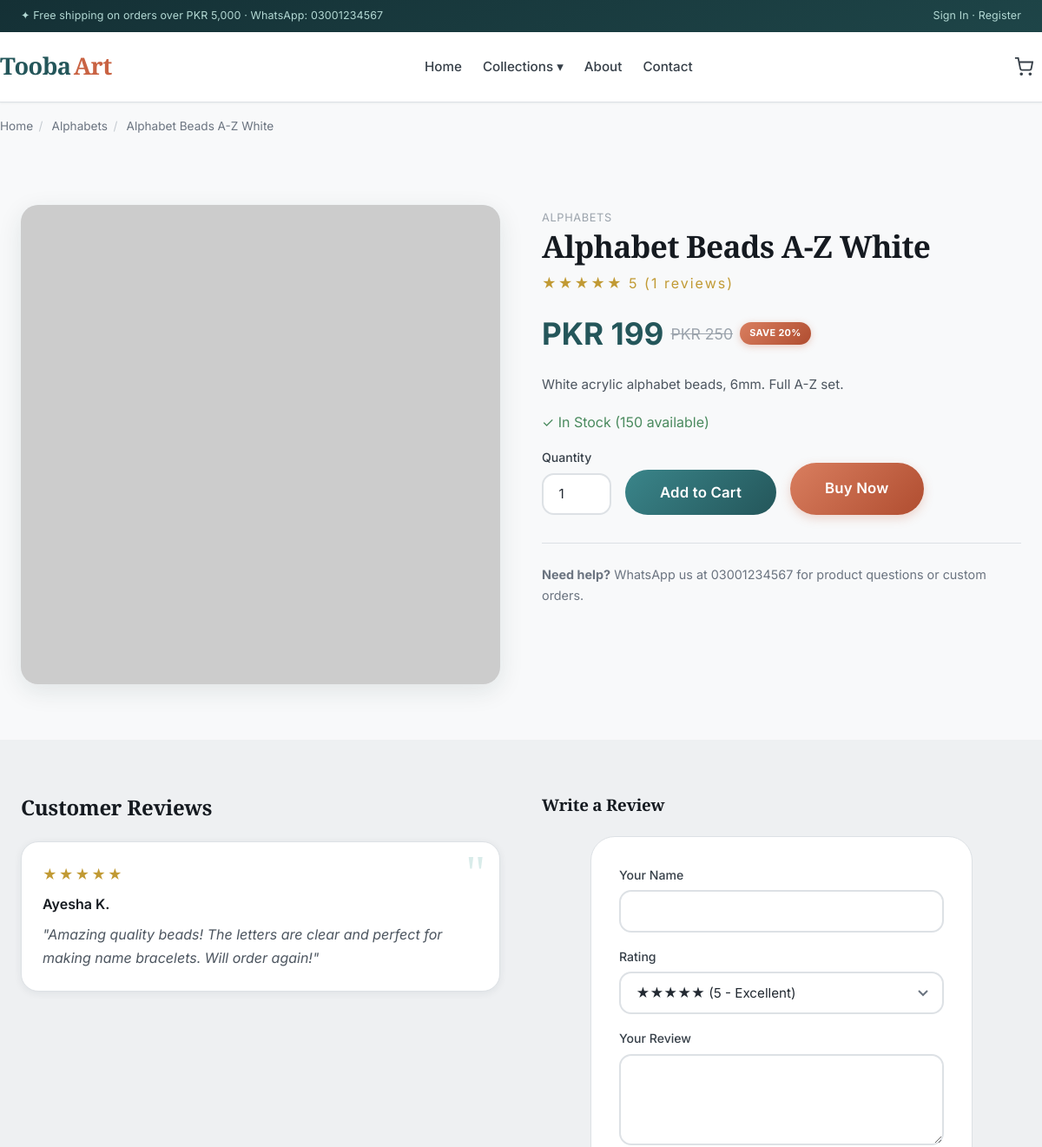
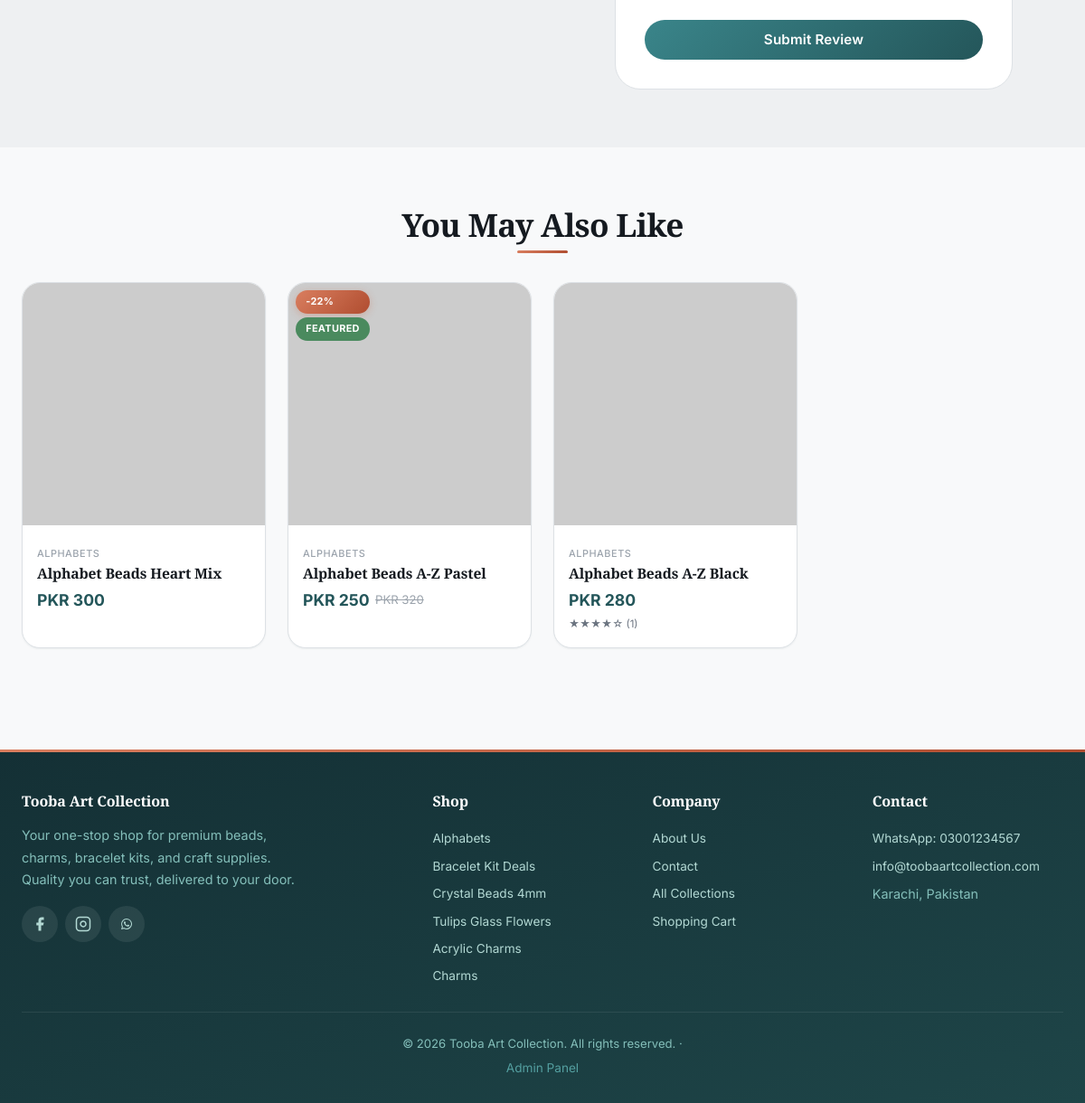
Screenshot of /product.php?slug=alphabet-beads-white with the database file from the repository (2 pictures, top to bottom).
### tables this page shows
CREATE TABLE IF NOT EXISTS categories (
  id          INT AUTO_INCREMENT PRIMARY KEY,
  parent_id   INT NULL,
  name        VARCHAR(150) NOT NULL,
  slug        VARCHAR(150) NOT NULL UNIQUE,
  description TEXT,
  image       VARCHAR(255),
  sort_order  INT DEFAULT 0,
  is_featured TINYINT(1) DEFAULT 0,
  created_at  TIMESTAMP DEFAULT CURRENT_TIMESTAMP,
  FOREIGN KEY (parent_id) REFERENCES categories(id) ON DELETE SET NULL
);

CREATE TABLE IF NOT EXISTS products (
  id          INT AUTO_INCREMENT PRIMARY KEY,
  category_id INT NOT NULL,
  name        VARCHAR(200) NOT NULL,
  slug        VARCHAR(200) NOT NULL UNIQUE,
  description TEXT,
  price       DECIMAL(10,2) NOT NULL,
  sale_price  DECIMAL(10,2) NULL,
  stock       INT DEFAULT 0,
  image       VARCHAR(255),
  gallery     TEXT,             
  is_featured TINYINT(1) DEFAULT 0,
  is_active   TINYINT(1) DEFAULT 1,
  created_at  TIMESTAMP DEFAULT CURRENT_TIMESTAMP,
  FOREIGN KEY (category_id) REFERENCES categories(id) ON DELETE RESTRICT
);

CREATE TABLE IF NOT EXISTS reviews (
  id          INT AUTO_INCREMENT PRIMARY KEY,
  product_id  INT NOT NULL,
  name        VARCHAR(100) NOT NULL,
  rating      TINYINT NOT NULL CHECK (rating BETWEEN 1 AND 5),
  comment     TEXT,
  is_approved TINYINT(1) DEFAULT 0,
  created_at  TIMESTAMP DEFAULT CURRENT_TIMESTAMP,
  FOREIGN KEY (product_id) REFERENCES products(id) ON DELETE CASCADE
);

### config/database.php (called while the page is built, shortened)
<?php
function db() {
    static $pdo = null;
    if ($pdo === null) {
        $dsn = 'mysql:host=' . DB_HOST . ';dbname=' . DB_NAME . ';charset=' . DB_CHARSET;
        try {
            $pdo = new PDO($dsn, DB_USER, DB_PASS, [
                PDO::ATTR_ERRMODE            => PDO::ERRMODE_EXCEPTION,
                PDO::ATTR_DEFAULT_FETCH_MODE => PDO::FETCH_ASSOC,
                PDO::ATTR_EMULATE_PREPARES   => false,
            ]);
        } catch (PDOException $e) {
            die('Database connection failed: ' . $e->getMessage());
        }
    }
    return $pdo;
}

### config/functions.php (called while the page is built, shortened)
<?php
require_once __DIR__ . '/database.php';
function e($value) {
    return htmlspecialchars($value ?? '', ENT_QUOTES, 'UTF-8');
}
function setting($key, $default = '') {
    static $cache = null;
    if ($cache === null) {
        $cache = [];
        $rows = db()->query('SELECT skey, sval FROM settings')->fetchAll();
        foreach ($rows as $row) $cache[$row['skey']] = $row['sval'];
    }
    return $cache[$key] ?? $default;
}
function money($amount) {
    return CURRENCY . ' ' . number_format((float)$amount, 0);
}
function current_price($product) {
    return (!empty($product['sale_price']) && $product['sale_price'] > 0)
        ? $product['sale_price'] : $product['price'];
}
function is_on_sale($product) {
    return !empty($product['sale_price']) && $product['sale_price'] > 0 && $product['sale_price'] < $product['price'];
}
function discount_percent($product) {
    return round((1 - $product['sale_price'] / $product['price']) * 100);
}
function get_categories() {
    return db()->query('SELECT * FROM categories ORDER BY sort_order, name')->fetchAll();
}
function get_product($slug) {
    $stmt = db()->prepare('SELECT * FROM products WHERE slug = ? LIMIT 1');
    $stmt->execute([$slug]);
    return $stmt->fetch();
}
function get_product_reviews($product_id) {
    $stmt = db()->prepare('SELECT * FROM reviews WHERE product_id = ? AND is_approved = 1 ORDER BY created_at DESC');
    $stmt->execute([$product_id]);
    return $stmt->fetchAll();
}
function get_avg_rating($product_id) {
    $stmt = db()->prepare('SELECT AVG(rating) AS avg, COUNT(*) AS cnt FROM reviews WHERE product_id = ? AND is_approved = 1');
    $stmt->execute([$product_id]);
    $row = $stmt->fetch();
    return ['avg' => round($row['avg'] ?? 0, 2), 'count' => (int)($row['cnt'] ?? 0)];
}
function placeholder_image($text = 'Tooba Art', $w = 600, $h = 600) {
    return 'https://placehold.co/' . $w . 'x' . $h . '/f5efe6/b08968?text=' . urlencode($text);
}

### product.php (the view, shortened to what this page needs)
<?php
require_once __DIR__ . '/config/functions.php';
$slug = $_GET['slug'] ?? '';
$product = get_product($slug);
$cat = db()->prepare('SELECT name, slug FROM categories WHERE id = ?');
$cat->execute([$product['category_id']]);
$catInfo = $cat->fetch();
$reviews = get_product_reviews($product['id']);
$rating = get_avg_rating($product['id']);
$related = db()->prepare('SELECT * FROM products WHERE category_id = ? AND id != ? AND is_active = 1 ORDER BY RAND() LIMIT 4');
$related->execute([$product['category_id'], $product['id']]);
$relatedProducts = $related->fetchAll();
include __DIR__ . '/includes/header.php';
?>
<div class="breadcrumb container">
    <a href="index.php">Home</a><span class="sep">/</span>
    <?php if ($catInfo): ?><a href="category.php?slug=<?= e($catInfo['slug']) ?>"><?= e($catInfo['name']) ?></a><span class="sep">/</span><?php endif; ?>
    <span><?= e($product['name']) ?></span>
</div>
<section class="section">
    <div class="container">
        <div class="product-detail-grid">
            <div class="product-detail-img">
                <img src="<?= e($product['image'] ?: placeholder_image($product['name'])) ?>" alt="<?= e($product['name']) ?>">
            </div>
            <div class="product-detail-info">
                <?php if ($catInfo): ?><span class="cat" style="font-size:0.8rem;color:var(--neutral-400);text-transform:uppercase;letter-spacing:0.05em"><?= e($catInfo['name']) ?></span><?php endif; ?>
                <h1><?= e($product['name']) ?></h1>
                <?php if ($rating['count'] > 0): ?>
                    <div class="stars-display"><?= str_repeat('★', (int)round($rating['avg'])) . str_repeat('☆', 5 - (int)round($rating['avg'])) ?> <?= $rating['avg'] ?> (<?= $rating['count'] ?> reviews)</div>
                <?php endif; ?>
                <div class="price-row">
                    <span class="price"><?= money(current_price($product)) ?></span>
                    <?php if (is_on_sale($product)): ?>
                        <span class="old-price"><?= money($product['price']) ?></span>
                        <span class="badge badge-sale">Save <?= discount_percent($product) ?>%</span>
                    <?php endif; ?>
                </div>
                <div class="description">
                    <p><?= nl2br(e($product['description'] ?: 'Premium quality craft supply, perfect for your creative projects.')) ?></p>
                </div>
                <p class="mb-2">
                    <?php if ($product['stock'] > 0): ?>
                        <span class="text-success">✓ In Stock (<?= $product['stock'] ?> available)</span>
                    <?php else: ?>
                        <span class="text-error">✗ Out of Stock</span>
                    <?php endif; ?>
                </p>
                <?php if ($product['stock'] > 0): ?>
                    <form method="post" action="cart-action.php" class="flex gap-2" style="align-items:flex-end;flex-wrap:wrap">
                        <div class="form-group" style="margin-bottom:0">
                            <label>Quantity</label>
                            <input type="number" name="quantity" value="1" min="1" max="<?= (int)$product['stock'] ?>" class="form-control" style="width:80px">
                        </div>
                        <button type="submit" class="btn btn-primary btn-lg">Add to Cart</button>
                        <a href="checkout.php?buy_now=<?= (int)$product['id'] ?>" class="btn btn-accent btn-lg">Buy Now</a>
                    </form>
                <?php endif; ?>
                <div class="mt-4" style="border-top:1px solid var(--neutral-200);padding-top:1.5rem">
                    <p class="text-muted" style="font-size:0.9rem">
                        <strong>Need help?</strong> WhatsApp us at <?= e(setting('whatsapp')) ?> for product questions or custom orders.
                    </p>
                </div>
            </div>
        </div>
    </div>
</section>
<section class="section" style="background:var(--neutral-100)">
    <div class="container">
        <div class="grid grid-2" style="gap:3rem">
            <div>
                <h2 class="mb-3">Customer Reviews</h2>
                <?php if (empty($reviews)): ?>
                    <p class="text-muted">No reviews yet. Be the first to review this product!</p>
                <?php else: ?>
                    <?php foreach ($reviews as $r): ?>
                        <div class="review-card mb-2">
                            <div class="stars"><?= str_repeat('★', $r['rating']) . str_repeat('☆', 5 - $r['rating']) ?></div>
                            <div class="name"><?= e($r['name']) ?></div>
                            <p class="comment">"<?= e($r['comment']) ?>"</p>
                        </div>
                    <?php endforeach; ?>
                <?php endif; ?>
            </div>
            <div>
                <h3 class="mb-3">Write a Review</h3>
                <form method="post" action="review-submit.php" class="form-card" style="box-shadow:none;background:var(--neutral-0)">
                    <div class="form-group">
                        <label>Your Name</label>
                        <input type="text" name="name" class="form-control" required>
                    </div>
                    <div class="form-group">
                        <label>Rating</label>
                        <select name="rating" class="form-control" required>
                            <option value="5">★★★★★ (5 - Excellent)</option>
                        </select>
                    </div>
                    <div class="form-group">
                        <label>Your Review</label>
                        <textarea name="comment" class="form-control" rows="4" required></textarea>
                    </div>
                    <button type="submit" class="btn btn-primary btn-block">Submit Review</button>
                </form>
            </div>
        </div>
    </div>
</section>
<?php if (!empty($relatedProducts)): ?>
<section class="section">
    <div class="container">
        <div class="section-head">
            <h2>You May Also Like</h2>
            <div class="line"></div>
        </div>
        <div class="grid grid-4">
            <?php foreach ($relatedProducts as $p): ?>
                <?php include __DIR__ . '/includes/product-card.php'; ?>
            <?php endforeach; ?>
        </div>
    </div>
</section>
<?php endif; ?>
<?php include __DIR__ . '/includes/footer.php'; ?>

### includes/product-card.php (shortened to what this page needs)
<?php
$rating = get_avg_rating($p['id']);
$cat = db()->prepare('SELECT name, slug FROM categories WHERE id = ?');
$cat->execute([$p['category_id']]);
$catInfo = $cat->fetch();
?>
<div class="product-card" onclick="window.location.href='product.php?slug=<?= e($p['slug']) ?>'">
    <div class="img-wrap">
        <div class="badges">
            <?php if (is_on_sale($p)): ?><span class="badge badge-sale">-<?= discount_percent($p) ?>%</span><?php endif; ?>
            <?php if ($p['is_featured']): ?><span class="badge badge-new">Featured</span><?php endif; ?>
        </div>
        <img src="<?= e($p['image'] ?: placeholder_image($p['name'])) ?>" alt="<?= e($p['name']) ?>" loading="lazy">
    </div>
    <div class="product-card-body">
        <?php if ($catInfo): ?><span class="cat"><?= e($catInfo['name']) ?></span><?php endif; ?>
        <h3><?= e($p['name']) ?></h3>
        <div class="price-row">
            <span class="price"><?= money(current_price($p)) ?></span>
            <?php if (is_on_sale($p)): ?><span class="old-price"><?= money($p['price']) ?></span><?php endif; ?>
        </div>
        <?php if ($rating['count'] > 0): ?>
            <div class="stars"><?= str_repeat('★', (int)round($rating['avg'])) . str_repeat('☆', 5 - (int)round($rating['avg'])) ?> (<?= $rating['count'] ?>)</div>
        <?php endif; ?>
    </div>
</div>

### includes/footer.php (shortened to what this page needs)
<?php
$fb = setting('facebook');
$ig = setting('instagram');
$wa  = setting('whatsapp');
$email = setting('email');
$addr  = setting('address');
$cats = get_categories();
?>
</main>
<footer class="footer">
    <div class="container">
        <div class="footer-grid">
            <div>
                <h4>Tooba Art Collection</h4>
                <p style="color:var(--primary-300);font-size:0.9rem;line-height:1.7;margin-bottom:1rem;max-width:320px">
                    Your one-stop shop for premium beads, charms, bracelet kits, and craft supplies. Quality you can trust, delivered to your door.
                </p>
                <div class="social-links">
                    <a href="<?= e($fb) ?>" aria-label="Facebook"><svg width="18" height="18" viewBox="0 0 24 24" fill="currentColor"><path d="M18 2h-3a5 5 0 0 0-5 5v3H7v4h3v8h4v-8h3l1-4h-4V7a1 1 0 0 1 1-1h3z"/></svg></a>
                    <a href="<?= e($ig) ?>" aria-label="Instagram"><svg width="18" height="18" viewBox="0 0 24 24" fill="none" stroke="currentColor" stroke-width="2"><rect x="2" y="2" width="20" height="20" rx="5"/><path d="M16 11.37A4 4 0 1 1 12.63 8 4 4 0 0 1 16 11.37z"/><line x1="17.5" y1="6.5" x2="17.51" y2="6.5"/></svg></a>
                    <a href="https://wa.me/<?= e(preg_replace('/\D/', '', $wa)) ?>" aria-label="WhatsApp"></a>
                </div>
            </div>
            <div>
                <h4>Shop</h4>
                <?php foreach (array_slice($cats, 0, 6) as $cat): ?>
                    <a href="category.php?slug=<?= e($cat['slug']) ?>"><?= e($cat['name']) ?></a>
                <?php endforeach; ?>
            </div>
            <div>
                <h4>Company</h4>
                <a href="about.php">About Us</a>
                <a href="contact.php">Contact</a>
                <a href="collections.php">All Collections</a>
                <a href="cart.php">Shopping Cart</a>
            </div>
            <div>
                <h4>Contact</h4>
                <a href="tel:<?= e($wa) ?>">WhatsApp: <?= e($wa) ?></a>
                <a href="mailto:<?= e($email) ?>"><?= e($email) ?></a>
                <span style="color:var(--primary-300);font-size:0.9rem;display:block;padding:0.25rem 0"><?= e($addr) ?></span>
            </div>
        </div>
        <div class="footer-bottom">
            &copy; <?= date('Y') ?> <?= e(SITE_NAME) ?>. All rights reserved. · <a href="admin/login.php" style="color:var(--primary-400);font-size:0.85rem">Admin Panel</a>
        </div>
    </div>
</footer>
</body>
</html>

### rows the page displays
categories: name "Alphabets", name "ALPHABETS"
products: name "Alphabet Beads A-Z White", sale_price "PKR 199", price "PKR 250", discount_percent($product) "20", description "White acrylic alphabet beads, 6mm. Full A-Z set.", stock "150"
reviews: rating "★★★★★", name "Ayesha K.", comment "Amazing quality beads! The letters are clear and perfect for making name bracelets. Will order again!"
products: category.name "ALPHABETS", name "Alphabet Beads Heart Mix", money(current_price($p)) "PKR 300"
products: discount_percent($p) "22", is_featured "FEATURED", category.name "ALPHABETS", name "Alphabet Beads A-Z Pastel", sale_price "PKR 250", price "PKR 320"
products: category.name "ALPHABETS", name "Alphabet Beads A-Z Black", money(current_price($p)) "PKR 280", avg "★★★★", avg "☆", count "1"
categories: name "Bracelet Kit Deals"
categories: name "Crystal Beads 4mm"
categories: name "Tulips Glass Flowers"
categories: name "Acrylic Charms"
categories: name "Charms"

### other values shown
$whatsapp "03001234567"
str_repeat('★', (int)round($rating['avg'])) "★★★★★"
$rating['avg'] "5"
$rating['count'] "1"
setting('whatsapp') "03001234567"
$wa "03001234567"
$email "info@toobaartcollection.com"
$addr "Karachi, Pakistan"
SITE_NAME "Tooba Art Collection"
